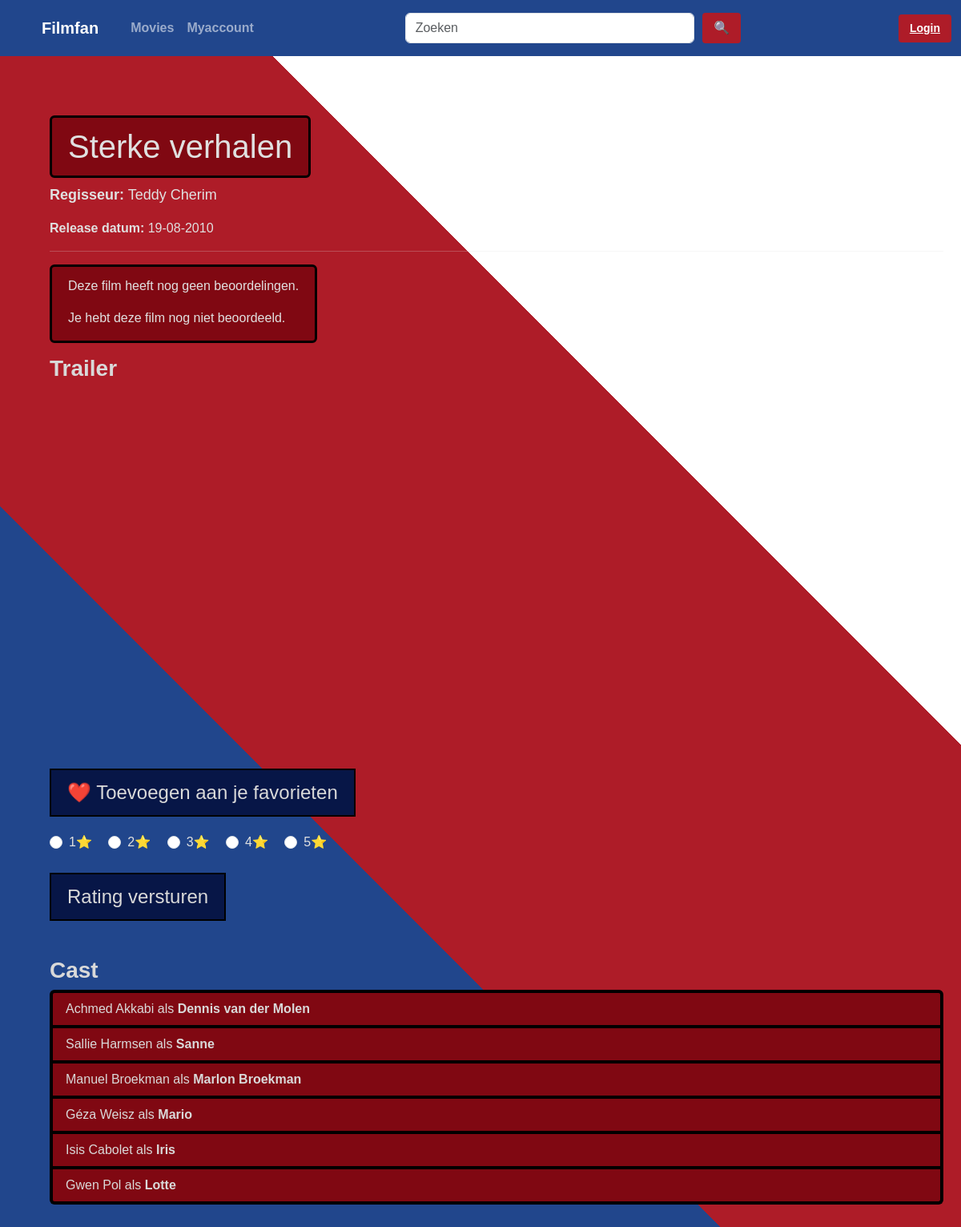
/film/13, run on an earlier commit of the app's database.
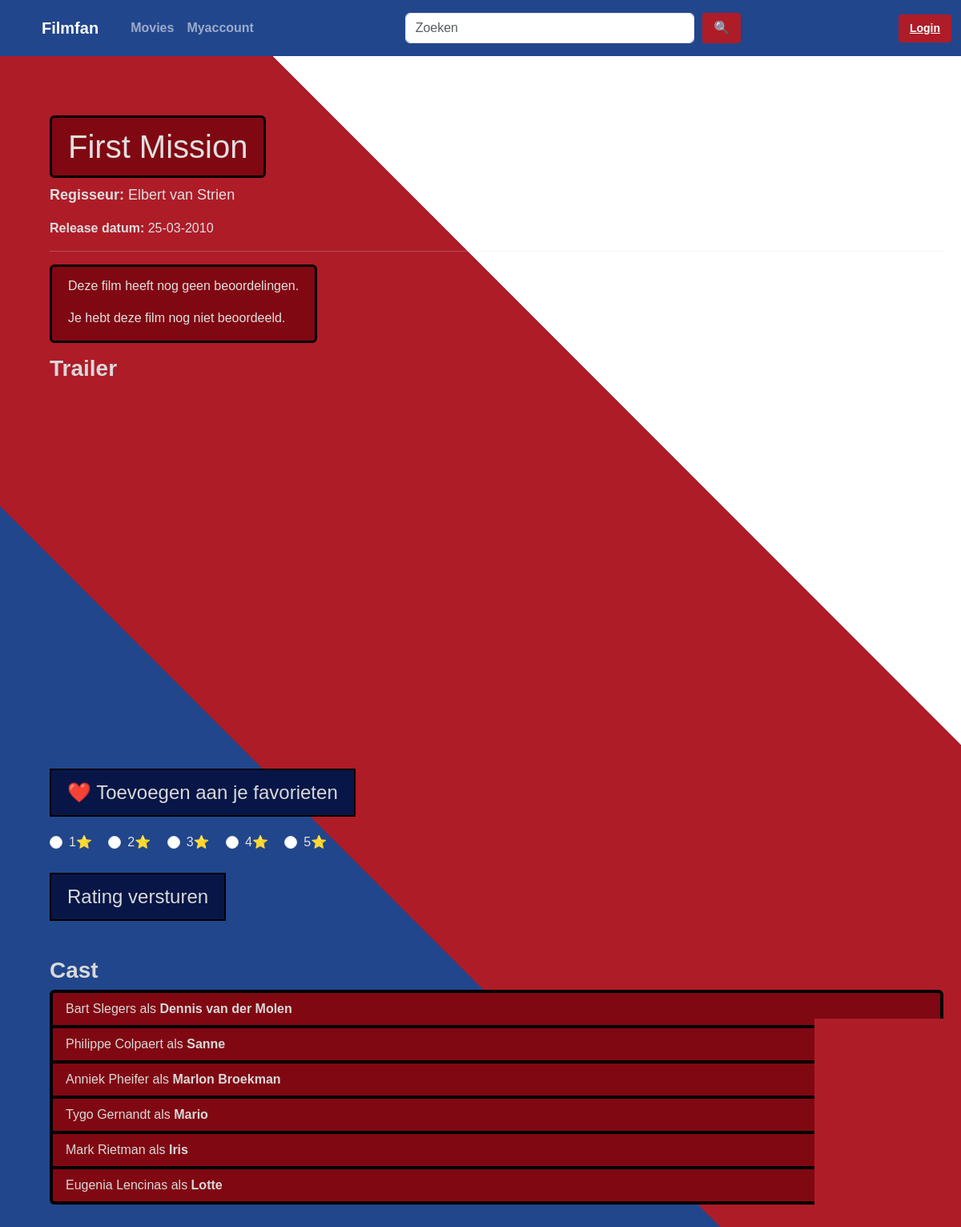
And on a later commit of the database.
### app/models.py (models this page shows, shortened)
class Film(db.Model):
    id: Mapped[int] = mapped_column(primary_key=True)
    title: Mapped[str] = mapped_column(Text)
    regisseur_id: Mapped[int] = mapped_column(ForeignKey("regisseur.id"))
    release_datum: Mapped[date] = mapped_column(Date, nullable=False)
    trailer_url: Mapped[str] = mapped_column(Text, nullable=False)
    regisseur = relationship("Regisseur", back_populates="films")
    rollen = relationship("Rol", back_populates="film")
    favorite_links = relationship("Favorite", back_populates="film")
    ratings = relationship("Rating", back_populates="film")

class Regisseur(db.Model):
    id: Mapped[int] = mapped_column(primary_key=True)
    voornaam: Mapped[str] = mapped_column(Text)
    achternaam: Mapped[str] = mapped_column(Text)
    films = relationship("Film", back_populates="regisseur")

class Rol(db.Model):
    id: Mapped[int] = mapped_column(primary_key=True)
    acteur_id: Mapped[int] = mapped_column(ForeignKey("acteur.id"))
    film_id: Mapped[int] = mapped_column(ForeignKey("film.id"))
    personage: Mapped[str] = mapped_column(Text)
    acteur = relationship("Acteur", back_populates="rollen")
    film = relationship("Film", back_populates="rollen")

class Acteur(db.Model):
    id: Mapped[int] = mapped_column(primary_key=True)
    voornaam: Mapped[str] = mapped_column(Text)
    achternaam: Mapped[str] = mapped_column(Text)
    rollen = relationship("Rol", back_populates="acteur")

### app/films/routes.py (the view)
@bp.route("/<int:film_id>")
def film_pagina(film_id):
    film = Film.query.get_or_404(film_id)
    regisseur = Regisseur.query.get(film.regisseur_id)
    rollen = Rol.query.filter_by(film_id=film_id).all()
    rollen_met_acteurs = []
    for rol in rollen:
        acteur = Acteur.query.get(rol.acteur_id)
        rollen_met_acteurs.append({
            "personage": rol.personage,
            "acteur": acteur
        })
    query_avg = db.select(db.func.avg(Rating.value)).where(Rating.film_id == film_id)
    avg_result = db.session.execute(query_avg).scalar()
    average_rating = round(avg_result, 1) if avg_result else None
    user_id = session.get("user_id")
    query_user = db.select(Rating.value).where(Rating.film_id == film_id).where(Rating.user_id == user_id)
    user_rating = db.session.execute(query_user).scalar_one_or_none()
    return render_template(
        "film.html",
        film=film,
        regisseur=regisseur,
        rollen=rollen_met_acteurs,
        average_rating=average_rating,
        user_rating=user_rating
    )

### app/films/templates/film.html (shortened to what this page needs)
{% extends "template.html" %}
{% block stylesheet %}
<link rel="stylesheet" href="{{ url_for ('static', filename='css/template.css') }}">
<link rel="stylesheet" href="{{ url_for('static', filename='css/film.css') }}">
{% endblock %}
{% block content %}
<div class="container mt-4">
    <h1 class="jumbotron">{{ film.title}}</h1>
    <p class="film-info">
        <strong>Regisseur:</strong>
        {{ regisseur.voornaam }} {{ regisseur.achternaam }}
    </p>
    <p>
        <strong>Release datum:</strong>
        {{ film.release_datum.strftime("%d-%m-%Y") }}
    </p>
    <hr>
    <div class="jumbotron" id = "padding-lowered">
        {% if average_rating %}
        <p>Gemiddelde beoordeling: <strong>{{ average_rating }}</strong> ⭐</p>
        {% else %}
        <p>Deze film heeft nog geen beoordelingen.</p>
        {% endif %}
        {% if user_rating %}
        <p>Jouw beoordeling: <strong>{{ user_rating }}</strong> ⭐</p>
        {% else %}
        <p>Je hebt deze film nog niet beoordeeld.</p>
        {% endif %}
    </div>
    <h3> <strong>Trailer</strong> </h3>
    <div style="max-width: 800px;">
        <div class="ratio ratio-16x9 mb-4">
            <iframe src="https://www.youtube.com/embed/{{ film.trailer_url }}" allowfullscreen>
            </iframe>
        </div>
    </div>
    <form action="{{ url_for('films.favorite', film_id=film.id) }}" method="POST">
        <button type="submit" class="favorite-btn">
            ❤️ Toevoegen aan je favorieten
        </button>
    </form>
    <div class="review-rating">
        <form action="{{ url_for('films.review', film_id=film.id) }}" method="POST">
            <div class="form-check form-check-inline">
                <input class="form-check-input" type="radio" name="rating" id="star1" value="1">
                <label class="form-check-label" for="star1">1⭐</label>
            </div>
            <div class="form-check form-check-inline">
                <input class="form-check-input" type="radio" name="rating" id="star2" value="2">
                <label class="form-check-label" for="star2">2⭐</label>
            </div>
            <div class="form-check form-check-inline">
                <input class="form-check-input" type="radio" name="rating" id="star3" value="3">
                <label class="form-check-label" for="star3">3⭐</label>
            </div>
            <div class="form-check form-check-inline">
                <input class="form-check-input" type="radio" name="rating" id="star4" value="4">
                <label class="form-check-label" for="star4">4⭐</label>
            </div>
            <div class="form-check form-check-inline">
                <input class="form-check-input" type="radio" name="rating" id="star5" value="5">
                <label class="form-check-label" for="star5">5⭐</label>
            </div>
            <br>
            <br>
            <button type="submit" class="send-btn"> Rating versturen </button>
        </form>
    </div>
    <h3 class="cast-titel">Cast</h3>
    <ul class="list-group">
        {% for rol in rollen %}
        <li class="list-group-item">
            {{ rol.acteur.voornaam }} {{ rol.acteur.achternaam }}
            als <strong>{{ rol.personage }}</strong>
        </li>
        {% endfor %}
    </ul>
</div>
{% endblock %}

What changed in the data, as far as the page shows it:
no longer on this page (row edited): Regisseur: voornaam "Teddy", achternaam "Cherim"
no longer on this page (row edited): Rol: acteur.voornaam "Achmed", acteur.achternaam "Akkabi", personage "Dennis van der Molen"
no longer on this page (row edited): Rol: acteur.voornaam "Sallie", acteur.achternaam "Harmsen", personage "Sanne"
no longer on this page (row edited): Rol: acteur.voornaam "Manuel", acteur.achternaam "Broekman", personage "Marlon Broekman"
no longer on this page (row edited): Rol: acteur.voornaam "Géza", acteur.achternaam "Weisz", personage "Mario"
no longer on this page (row edited): Rol: acteur.voornaam "Isis", acteur.achternaam "Cabolet", personage "Iris"
no longer on this page (row edited): Rol: acteur.voornaam "Gwen", acteur.achternaam "Pol", personage "Lotte"
changed Film: title "Sterke verhalen" → "First Mission"; release_datum "19-08-2010" → "25-03-2010"
now on this page (row edited): Regisseur: voornaam "Elbert", achternaam "van Strien"
now on this page (row edited): Rol: acteur.voornaam "Bart", acteur.achternaam "Slegers", personage "Dennis van der Molen"
now on this page (row edited): Rol: acteur.voornaam "Philippe", acteur.achternaam "Colpaert", personage "Sanne"
now on this page (row edited): Rol: acteur.voornaam "Anniek", acteur.achternaam "Pheifer", personage "Marlon Broekman"
now on this page (row edited): Rol: acteur.voornaam "Tygo", acteur.achternaam "Gernandt", personage "Mario"
now on this page (row edited): Rol: acteur.voornaam "Mark", acteur.achternaam "Rietman", personage "Iris"
now on this page (row edited): Rol: acteur.voornaam "Eugenia", acteur.achternaam "Lencinas", personage "Lotte"
